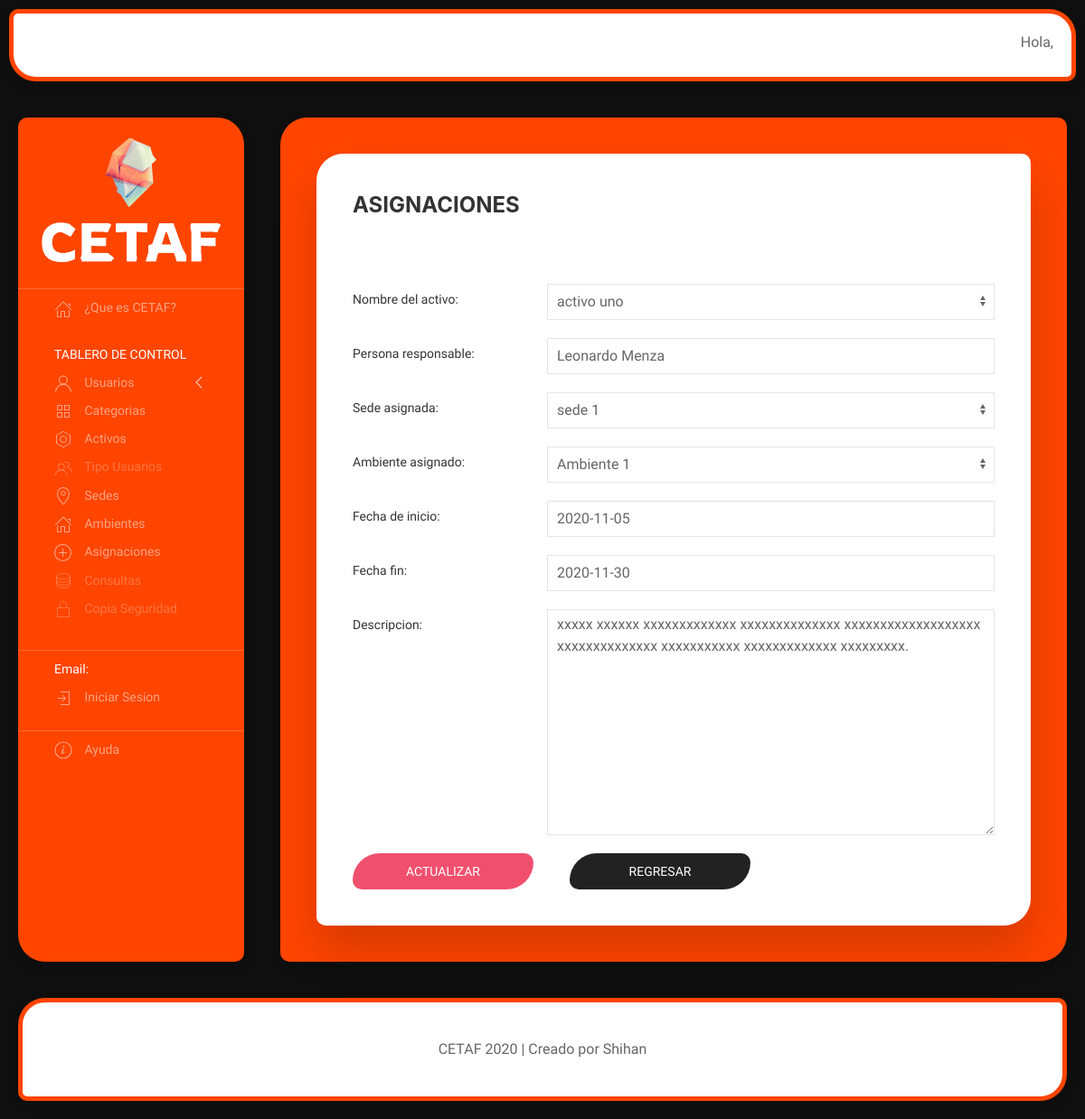
/asignaciones/1/actualizar, run on the app's committed database.
### cetaf/models.py (models this page shows, shortened)
class Asignacion(models.Model):
    nombre_activo = models.ForeignKey(Activo, on_delete=models.CASCADE)
    persona_responsable = models.CharField(max_length=50)
    sede_asignada = models.ForeignKey(Sede, on_delete=models.CASCADE)
    ambiente_asignado = models.ForeignKey(Ambiente, on_delete=models.CASCADE)
    fecha_inicio = models.DateField()
    fecha_fin = models.DateField()
    descripcion = models.TextField()

### cetaf/views.py (the view)
# urls.py: path('asignaciones/<int:_id>/actualizar', views.actualizar_asignacion, name='actualizar_asignacion'),
def actualizar_asignacion(request, _id):
    try:
        dato_old = get_object_or_404(Asignacion, id = _id)
    except Exception:
        raise Http404('El registro no existe')
    if request.method == 'POST':
        form = AsignacionForm(request.POST, instance=dato_old)
        if form.is_valid():
            form.save()
            return redirect(f'/asignaciones/{_id}/')
    else:
        form = AsignacionForm(instance=dato_old)
        contexto = {
            'form': form
        }
        return render(request, 'asignaciones/actualizar_asignacion.html', contexto)

### cetaf/forms.py
class AsignacionForm(forms.ModelForm):
    class Meta:
        model = Asignacion
        fields = '__all__'
        widgets = {
            'nombre_activo': forms.Select(attrs={'class': 'uk-select'}),
            'persona_responsable': forms.TextInput(attrs={'class': 'uk-input'}),
            'sede_asignada': forms.Select(attrs={'class': 'uk-select'}),
            'ambiente_asignado': forms.Select(attrs={'class': 'uk-select'}),
            'fecha_inicio': forms.DateInput(attrs={'class': 'uk-input', 'placeholder': 'aaaa-mm-dd'}),
            'fecha_fin': forms.DateInput(attrs={'class': 'uk-input', 'placeholder': 'aaaa-mm-dd'}),
            'descripcion': forms.Textarea(attrs={'class': 'uk-textarea'}),
        }
        labels = {
            'nombre_activo': ('Nombre del activo:'),
            'persona_responsable': ('Persona responsable:'),
            'sede_asignada': ('Sede asignada:'),
            'ambiente_asignado': ('Ambiente asignado:'),
            'fecha_inicio': ('Fecha de inicio:'),
            'fecha_fin': ('Fecha fin:'),
            'descripcion': ('Descripcion:'),
        }

### cetaf/models.py (called while the page is built)
    def __str__(self):
        return self.nombre

    def __str__(self):
        return self.nombre

    def __str__(self):
        return self.nombre

### cetaf/templates/asignaciones/actualizar_asignacion.html (shortened to what this page needs)
{% extends "asignaciones/index.html" %}
{% block contenido_asignacion %}
<form class="uk-form-horizontal uk-margin-large" method="post">
    {% for campo in form %}
        <div class="uk-margin">
            <label class="uk-form-label" for="{{campo.auto_id}}">{{campo.label}}</label>
            <div class="uk-form-controls">
                {{campo}}
            </div>
        </div>
    {% endfor %}
    <div uk-grid>
        <div>
            <button class="uk-button uk-button-danger" type="submit" style="border-radius: 30px 10px; width: 200px">Actualizar</button>
        </div>
        <div>
            <a class="uk-button uk-button-secondary" href="{% url 'lts_asignacion' %}" style="border-radius: 30px 10px; width: 200px;">Regresar</a>
        </div>
    </div>
</form>
{% endblock contenido_asignacion %}

### cetaf/templates/home/index.html (style rules this page uses)
html { background: #0f0f0f; background-size: cover; background-attachment: fixed; }
body { font-family: 'Inconsolata', monospace; }

### data on the page
Asignacion: form "activo uno" "Leonardo Menza" "sede 1" "Ambiente 1" "2020-11-05" "2020-11-30" "xxxxx xxxxxx xxxxxxxxxxxxx xxxxxxxxxxxxxx xxxxxxxxxxxxxxxxxxx xxxxxxxxxxxxxx xxxxxxxxxxx xxxxxxxxxxxxx xxxxxxxxx."

### other printed values
{{ campo.label }} "Nombre del activo:" "Persona responsable:" "Sede asignada:" "Ambiente asignado:" "Fecha de inicio:" "Fecha fin:" "Descripcion:"
